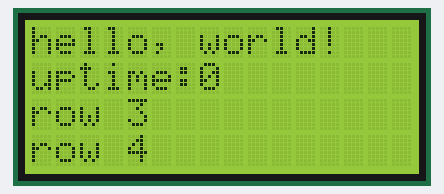
A sketch run on a simulated Arduino Uno, built with avr-gcc and run on an emulated ATmega328P. On the bench: 16×4 character LCD.

Above: at 0.1 s.
At 4.1 s:
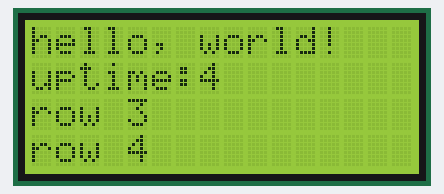
At 11.1 s:
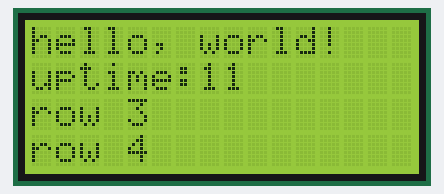
At 19.1 s:
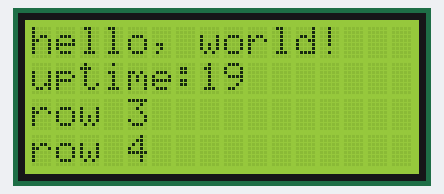
At 28.2 s:
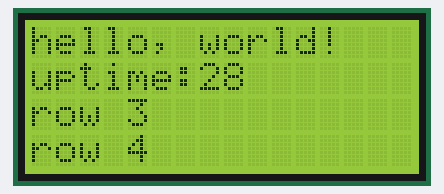
At 38.2 s:
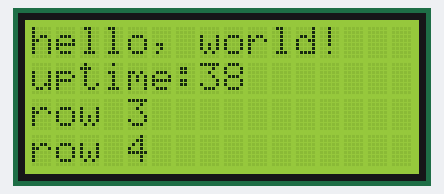

Measured:
- what the display in image 1 shows lasts 1.0 s, from 4.1 s to 5.1 s

The sketch:

lcd_16x4_display_hello_world.ino
```cpp
// lcd_display_hello_world.ino
// test a 16x4 lcd display

#include <LiquidCrystal440.h>

const int numRows   = 4;
const int numCols   = 16;

// specify lcd interface pins
LiquidCrystal lcd(12, 11, 5, 4, 3, 2);

void setup() {
  lcd.setCursor(0, 0);
  lcd.begin(numCols, numRows);
  lcd.print("hello, world!");
  lcd.setCursor(0, 2);
  lcd.print("row 3");
  lcd.setCursor(0, 3);
  lcd.print("row 4");
}

void loop() {
  lcd.setCursor(0, 1);
  lcd.print("uptime: ");
  lcd.setCursor(7, 1);
  lcd.print(millis()/1000);
  delay(1000);
}
```
